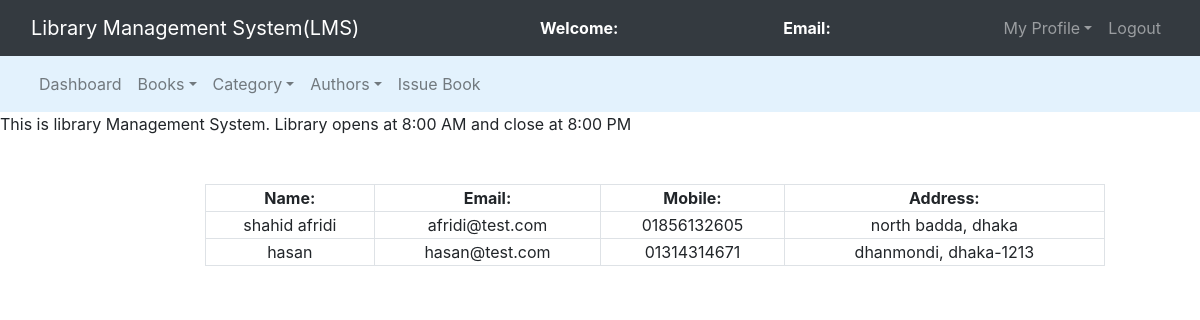
/admin/regusers.php, run on the app's committed database.
### tables this page shows
CREATE TABLE `users` (
  `id` int(11) NOT NULL,
  `name` varchar(255) NOT NULL,
  `email` varchar(255) NOT NULL,
  `password` varchar(255) NOT NULL,
  `mobile` varchar(255) NOT NULL,
  `address` varchar(255) NOT NULL
);

### admin/regusers.php (the view, shortened to what this page needs)
<?php
	$connection = mysqli_connect("localhost","root","");
	$query = "select * from users";
?>
<!DOCTYPE html>
<html>
<head>
	<link rel="stylesheet" type="text/css" href="../bootstrap-4.4.1/css/bootstrap.min.css">
</head>
<body>
	<nav class="navbar navbar-expand-lg navbar-dark bg-dark">
		<div class="container-fluid">
			<div class="navbar-header">
				<a class="navbar-brand" href="user_dashboard.php">Library Management System(LMS)</a>
			</div>
			<font style="color: white"><span><strong>Welcome: <?php echo $_SESSION['name']; ?></strong></span></font>
			<font style="color: white"><span><strong>Email: <?php echo $_SESSION['email']; ?></strong></span></font>
			<ul class="nav navbar-nav navbar-right">
				<li class="nav-item dropdown">
					<a class="nav-link dropdown-toggle" data-toggle="dropdown">My Profile</a>
				</li>
				<li class="nav-item"><a class="nav-link" href="logout.php">Logout</a></li>
			</ul>
		</div>
	</nav>
	<nav class="navbar navbar-expand-lg navbar-light" style="background-color: #e3f2fd">
		<div class="container-fluid">
			<ul class="nav navbar-nav navbar-center">
				<li class="nav-item">
					<a href="admin_dashboard.php" class="nav-link">Dashboard</a>
				</li>
				<li class="nav-item dropdown">
					<a href="" class="nav-link dropdown-toggle" data-toggle="dropdown">Books</a>
				</li>
				<li class="nav-item dropdown">
					<a href="" class="nav-link dropdown-toggle" data-toggle="dropdown">Category</a>
				</li>
				<li class="nav-item dropdown">
					<a href="" class="nav-link dropdown-toggle" data-toggle="dropdown">Authors</a>
				</li>
				<li class="nav-item">
					<a href="" class="nav-link">Issue Book</a>
				</li>
			</ul>
		</div>
	</nav>
	<span><marquee>This is library Management System. Library opens at 8:00 AM and close at 8:00 PM</marquee></span><br><br>
	<div class="row">
		<div class="col-md-2"></div>
		<div class="col-md-8">
			<form>
				<table class="table-bordered" width="900px" style="text-align: center;">
					<tr>
						<th>Name:</th>
						<th>Email:</th>
						<th>Mobile:</th>
						<th>Address:</th>
					</tr>
					<?php
						$query_run = mysqli_query($connection,$query);
						while($row = mysqli_fetch_assoc($query_run)){
							$name = $row['name'];
							$email = $row['email'];
							$mobile = $row['mobile'];
							$address = $row['address'];
							?>
							<tr>
								<td><?php echo $name; ?></td>
								<td><?php echo $email; ?></td>
								<td><?php echo $mobile; ?></td>
								<td><?php echo $address; ?></td>
							</tr>
							<?php
						}
					?>
				</table>
			</form>
		</div>
		<div class="col-md-2"></div>
	</div>
</body>
</html>

### data on the page
users: name "shahid afridi", email "afridi@test.com", mobile "01856132605", address "north badda, dhaka"
users: name "hasan", email "hasan@test.com", mobile "01314314671", address "dhanmondi, dhaka-1213"
